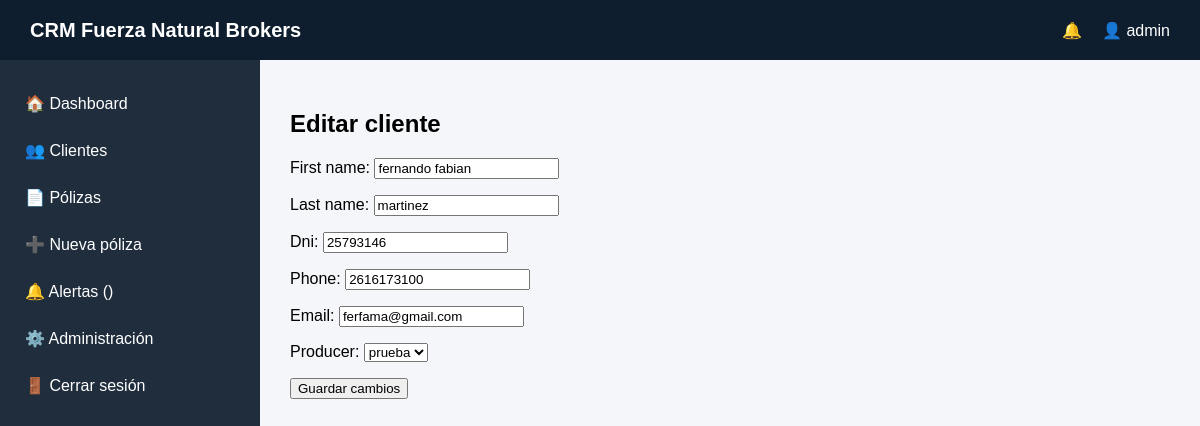
Page /clientes/editar/1/ (signed in) on the committed database.
### accounts/models.py (models this page shows)
class User(AbstractUser):
    is_producer = models.BooleanField(default=False)
    def __str__(self):
        return self.username

### clients/models.py (models this page shows, shortened)
class Client(models.Model):
    first_name = models.CharField(max_length=100, db_index=True)
    last_name = models.CharField(max_length=100, db_index=True)
    dni = models.CharField(
        max_length=20, unique=True, blank=True, null=True, db_index=True
    )
    phone = models.CharField(max_length=20)
    email = models.EmailField(blank=True, null=True)
    producer = models.ForeignKey(
        User,
        on_delete=models.CASCADE,
        limit_choices_to={"is_producer": True},
    )
    created_at = models.DateTimeField(auto_now_add=True)

### clients/views.py (the view)
# urls.py: path("editar/<int:cliente_id>/", views.editar_cliente, name="editar_cliente"),
@login_required
def editar_cliente(request, cliente_id):
    cliente = get_object_or_404(Client, id=cliente_id)
    if request.method == "POST":
        form = ClientForm(request.POST, instance=cliente)
        if form.is_valid():
            form.save()
            return redirect("clientes")
    else:
        form = ClientForm(instance=cliente)
    return render(
        request,
        "clientes/editar_cliente.html",
        {
            "form": form,
        },
    )

### clients/forms.py
class ClientForm(forms.ModelForm):
    class Meta:
        model = Client
        fields = "__all__"
        widgets = {
            "first_name": forms.TextInput(attrs={"class": "form-control"}),
            "last_name": forms.TextInput(attrs={"class": "form-control"}),
            "dni": forms.TextInput(attrs={"class": "form-control"}),
            "phone": forms.TextInput(attrs={"class": "form-control"}),
            "email": forms.EmailInput(attrs={"class": "form-control"}),
            "producer": forms.Select(attrs={"class": "form-control"}),
        }

### templates/clientes/editar_cliente.html (shortened to what this page needs)
{% extends "base.html" %}
{% block content %}
<h2>Editar cliente</h2>
<form method="post">
    {{ form.as_p }}
    <button type="submit">Guardar cambios</button>
</form>
{% endblock %}

### templates/base.html (shortened to what this page needs)
{% load static %}
<!DOCTYPE html>
<html lang="es">
<head>
</head>
<body>
<div class="topbar">
<div class="logo">
CRM Fuerza Natural Brokers
</div>
<div style="display:flex; align-items:center;">
<div class="alert-bell">
🔔 {{ alert_count }}
</div>
<div>
👤 {{ request.user.username }}
</div>
</div>
</div>
<div class="layout">
<div class="sidebar">
<a href="/">🏠 Dashboard</a>
<a href="/clientes/">👥 Clientes</a>
<a href="/polizas/">📄 Pólizas</a>
<a href="/polizas/nueva/">➕ Nueva póliza</a>
<a href="/alertas/">
🔔 Alertas
<span class="
">
({{ alert_count }})
</span>
</a>
<a href="/admin/">⚙️ Administración</a>
<a href="/accounts/logout/">🚪 Cerrar sesión</a>
</div>
<div class="content">
{% block content %}
{% endblock %}
</div>
</div>
</body>
</html>

### templates/base.html (style rules this page uses)
body { margin: 0; font-family: Arial, Helvetica, sans-serif; background: #f4f6f9; }
.topbar { height: 60px; background: #0f1e2e; color: white; display: flex; align-items: center; justify-content: space-between; padding: 0 30px; }
.logo { font-weight: bold; font-size: 20px; }
.alert-bell { position: relative; margin-right: 20px; cursor: pointer; }
.layout { display: flex; }
.sidebar { width: 260px; background: #1f2d3d; height: calc(100vh - 60px); padding-top: 20px; }
.sidebar a { display: block; color: white; padding: 14px 25px; text-decoration: none; transition: 0.2s; white-space: nowrap; }
.content { flex: 1; padding: 30px; }

### rows in the picture
User: user.username "admin"
Client: first_name "fernando fabian", last_name "martinez", dni "25793146", phone "2616173100", email "ferfama@gmail.com", producer "prueba"
